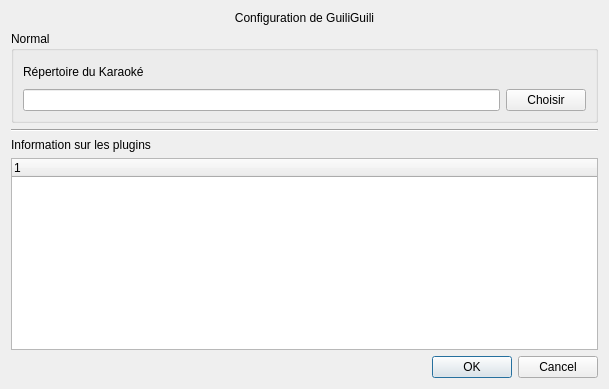
<?xml version="1.0" encoding="UTF-8"?>
<ui version="4.0">
 <class>configDialog</class>
 <widget class="QDialog" name="configDialog">
  <property name="geometry">
   <rect>
    <x>0</x>
    <y>0</y>
    <width>609</width>
    <height>389</height>
   </rect>
  </property>
  <property name="windowTitle">
   <string>Dialog</string>
  </property>
  <property name="modal">
   <bool>true</bool>
  </property>
  <layout class="QVBoxLayout" name="verticalLayout_2">
   <item>
    <layout class="QVBoxLayout" name="verticalLayout">
     <item>
      <widget class="QLabel" name="label">
       <property name="text">
        <string>Configuration de GuiliGuili</string>
       </property>
       <property name="alignment">
        <set>Qt::AlignCenter</set>
       </property>
      </widget>
     </item>
     <item>
      <widget class="QGroupBox" name="groupBox">
       <property name="sizePolicy">
        <sizepolicy hsizetype="Expanding" vsizetype="Expanding">
         <horstretch>0</horstretch>
         <verstretch>0</verstretch>
        </sizepolicy>
       </property>
       <property name="title">
        <string>Normal</string>
       </property>
       <layout class="QVBoxLayout" name="verticalLayout_4">
        <item>
         <layout class="QVBoxLayout" name="verticalLayout_3">
          <item>
           <widget class="QLabel" name="label_2">
            <property name="text">
             <string>Répertoire du Karaoké</string>
            </property>
           </widget>
          </item>
          <item>
           <layout class="QHBoxLayout" name="horizontalLayout">
            <item>
             <widget class="QLineEdit" name="karaokeDirLineEdit"/>
            </item>
            <item>
             <widget class="QPushButton" name="selectKaraokeDirButton">
              <property name="text">
               <string>Choisir</string>
              </property>
             </widget>
            </item>
           </layout>
          </item>
         </layout>
        </item>
       </layout>
      </widget>
     </item>
     <item>
      <widget class="Line" name="line">
       <property name="orientation">
        <enum>Qt::Horizontal</enum>
       </property>
      </widget>
     </item>
     <item>
      <widget class="QLabel" name="label_3">
       <property name="text">
        <string>Information sur les plugins</string>
       </property>
      </widget>
     </item>
     <item>
      <widget class="QTreeWidget" name="pluginInfoTreeWidget">
       <column>
        <property name="text">
         <string notr="true">1</string>
        </property>
       </column>
      </widget>
     </item>
     <item>
      <widget class="QDialogButtonBox" name="buttonBox">
       <property name="orientation">
        <enum>Qt::Horizontal</enum>
       </property>
       <property name="standardButtons">
        <set>QDialogButtonBox::Cancel|QDialogButtonBox::Ok</set>
       </property>
      </widget>
     </item>
    </layout>
   </item>
  </layout>
 </widget>
 <resources/>
 <connections>
  <connection>
   <sender>buttonBox</sender>
   <signal>accepted()</signal>
   <receiver>configDialog</receiver>
   <slot>accept()</slot>
   <hints>
    <hint type="sourcelabel">
     <x>248</x>
     <y>254</y>
    </hint>
    <hint type="destinationlabel">
     <x>157</x>
     <y>274</y>
    </hint>
   </hints>
  </connection>
  <connection>
   <sender>buttonBox</sender>
   <signal>rejected()</signal>
   <receiver>configDialog</receiver>
   <slot>reject()</slot>
   <hints>
    <hint type="sourcelabel">
     <x>316</x>
     <y>260</y>
    </hint>
    <hint type="destinationlabel">
     <x>286</x>
     <y>274</y>
    </hint>
   </hints>
  </connection>
 </connections>
</ui>
